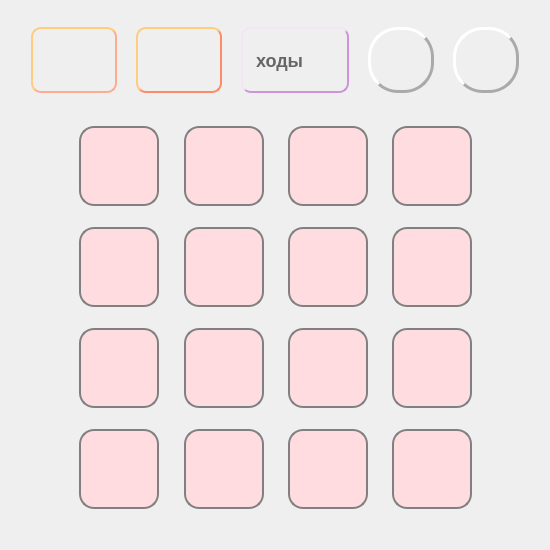
<?xml version="1.0" encoding="UTF-8"?>
<ui version="4.0">
 <class>GameWindow</class>
 <widget class="QMainWindow" name="GameWindow">
  <property name="geometry">
   <rect>
    <x>0</x>
    <y>0</y>
    <width>550</width>
    <height>550</height>
   </rect>
  </property>
  <property name="minimumSize">
   <size>
    <width>550</width>
    <height>550</height>
   </size>
  </property>
  <property name="windowTitle">
   <string>Memory game</string>
  </property>
  <property name="styleSheet">
   <string notr="true">background: qlineargradient(
    x1: 0, y1: 0, x2: 1, y2: 1,
    stop: 0 #FFB3BA,
    stop: 0.5 #FFDFBA, 
    stop: 1 #FFFFBA
);
</string>
  </property>
  <widget class="QWidget" name="centralwidget">
   <layout class="QVBoxLayout" name="verticalLayout">
    <property name="topMargin">
     <number>15</number>
    </property>
    <property name="bottomMargin">
     <number>15</number>
    </property>
    <item>
     <layout class="QHBoxLayout" name="horizontalLayout" stretch="0,0,0,0,0">
      <property name="spacing">
       <number>15</number>
      </property>
      <property name="leftMargin">
       <number>20</number>
      </property>
      <property name="topMargin">
       <number>10</number>
      </property>
      <property name="rightMargin">
       <number>20</number>
      </property>
      <property name="bottomMargin">
       <number>10</number>
      </property>
      <item>
       <widget class="QLabel" name="passed_lvl_label">
        <property name="sizePolicy">
         <sizepolicy hsizetype="Preferred" vsizetype="MinimumExpanding">
          <horstretch>0</horstretch>
          <verstretch>0</verstretch>
         </sizepolicy>
        </property>
        <property name="minimumSize">
         <size>
          <width>90</width>
          <height>70</height>
         </size>
        </property>
        <property name="maximumSize">
         <size>
          <width>70</width>
          <height>70</height>
         </size>
        </property>
        <property name="sizeIncrement">
         <size>
          <width>0</width>
          <height>0</height>
         </size>
        </property>
        <property name="styleSheet">
         <string notr="true">QLabel {
    border-radius: 10px;
    background: qradialgradient(
        cx: 0.5, cy: 0.5, radius: 0.8,
        fx: 0.3, fy: 0.3,
        stop: 0 #FFF9C4,      /* пастельный жёлтый */
        stop: 0.5 #FFCCBC,    /* пастельный оранжевый */
        stop: 1 #FFCDD2       /* пастельный розовый */
    );
    border: 2px solid #FFAB91;
    border-top-color: #FFCC80;
    border-left-color: #FFCC80;
    font-size: 18px;
    font-weight: bold;
    color: #666;
    padding: 8px;
    margin: 2px;
    qproperty-alignment: AlignCenter;
}</string>
        </property>
        <property name="text">
         <string/>
        </property>
       </widget>
      </item>
      <item>
       <widget class="QLabel" name="record_label">
        <property name="sizePolicy">
         <sizepolicy hsizetype="MinimumExpanding" vsizetype="Preferred">
          <horstretch>0</horstretch>
          <verstretch>0</verstretch>
         </sizepolicy>
        </property>
        <property name="minimumSize">
         <size>
          <width>90</width>
          <height>70</height>
         </size>
        </property>
        <property name="maximumSize">
         <size>
          <width>90</width>
          <height>70</height>
         </size>
        </property>
        <property name="styleSheet">
         <string notr="true">QLabel {
    border-radius: 10px;
    background: qradialgradient(
        cx: 0.5, cy: 0.5, radius: 0.8,
        fx: 0.3, fy: 0.3,
        stop: 0 #FFEE58,      /* жёлтый по краям */
        stop: 0.5 #FFA726,    /* оранжевый в середине */
        stop: 1 #FF6B6B       /* красный по краям */
    );
    border: 2px solid #FF8A65;
    border-top-color: #FFCC80;
    border-left-color: #FFCC80;
    font-size: 18px;
    font-weight: bold;
    color: #333;
    padding: 8px;
    margin: 2px;
    qproperty-alignment: AlignCenter;
}</string>
        </property>
        <property name="text">
         <string/>
        </property>
       </widget>
      </item>
      <item>
       <widget class="QLabel" name="moves_label">
        <property name="sizePolicy">
         <sizepolicy hsizetype="Expanding" vsizetype="MinimumExpanding">
          <horstretch>0</horstretch>
          <verstretch>0</verstretch>
         </sizepolicy>
        </property>
        <property name="minimumSize">
         <size>
          <width>70</width>
          <height>70</height>
         </size>
        </property>
        <property name="maximumSize">
         <size>
          <width>16777215</width>
          <height>70</height>
         </size>
        </property>
        <property name="styleSheet">
         <string notr="true">QLabel {
    border-radius: 10px;
    background: qradialgradient(
        cx: 0.5, cy: 0.5, radius: 0.8,
        fx: 0.3, fy: 0.3,
        stop: 0 #E1BEE7,      /* фиолетовый по краям */
        stop: 0.5 #F8BBD0,    /* розовый в середине */
        stop: 1 #E1BEE7       /* фиолетовый по краям */
    );
    border: 2px solid #CE93D8;
    border-top-color: #F3E5F5;
    border-left-color: #F3E5F5;
    font-size: 18px;
    font-weight: bold;
    color: #666;
    padding: 8px;
    margin: 2px;
    qproperty-alignment: AlignCenter;
}</string>
        </property>
        <property name="text">
         <string>ходы</string>
        </property>
        <property name="alignment">
         <set>Qt::AlignLeading|Qt::AlignLeft|Qt::AlignVCenter</set>
        </property>
       </widget>
      </item>
      <item>
       <widget class="QPushButton" name="reboot">
        <property name="sizePolicy">
         <sizepolicy hsizetype="Expanding" vsizetype="Expanding">
          <horstretch>0</horstretch>
          <verstretch>0</verstretch>
         </sizepolicy>
        </property>
        <property name="minimumSize">
         <size>
          <width>70</width>
          <height>70</height>
         </size>
        </property>
        <property name="maximumSize">
         <size>
          <width>70</width>
          <height>70</height>
         </size>
        </property>
        <property name="sizeIncrement">
         <size>
          <width>1</width>
          <height>1</height>
         </size>
        </property>
        <property name="styleSheet">
         <string notr="true">QPushButton {
    border-radius: 30px;
    min-width: 60px;
    min-height: 60px;
    max-width: 60px;
    max-height: 60px;
    background: qradialgradient(
        cx: 0.5, cy: 0.5, radius: 0.8,
        fx: 0.3, fy: 0.3,
        stop: 0 #B3FFBA,
        stop: 0.5 #BAE1FF,
        stop: 1 #D7BAFF
    );
    border: 3px solid #AAA;
    border-top-color: #FFF;
    border-left-color: #FFF;
    font-size: 28px;
    font-weight: bold;
    color: #555;
    padding: 0px;
    margin: 2px;
}

QPushButton:hover {
    background: qradialgradient(
        cx: 0.5, cy: 0.5, radius: 0.8,
        fx: 0.4, fy: 0.4,
        stop: 0 #C3FFCA,
        stop: 0.5 #CAF1FF,
        stop: 1 #E7CAFF
    );
    border: 3px solid #888;
    border-top-color: #FFF;
    border-left-color: #FFF;
    margin: 0px;
}

QPushButton:pressed {
    background: qradialgradient(
        cx: 0.5, cy: 0.5, radius: 0.8,
        fx: 0.6, fy: 0.6,
        stop: 0 #A3FFAA,
        stop: 0.5 #AAF1FF,
        stop: 1 #C7AAFF
    );
    border: 3px solid #666;
    padding: 2px 0px 0px 2px;
}</string>
        </property>
        <property name="text">
         <string/>
        </property>
        <property name="icon">
         <iconset>
          <normaloff>../../resources/img/other/restarts.png</normaloff>../../resources/img/other/restarts.png</iconset>
        </property>
        <property name="iconSize">
         <size>
          <width>35</width>
          <height>35</height>
         </size>
        </property>
       </widget>
      </item>
      <item>
       <widget class="QPushButton" name="menu">
        <property name="sizePolicy">
         <sizepolicy hsizetype="Expanding" vsizetype="Expanding">
          <horstretch>0</horstretch>
          <verstretch>0</verstretch>
         </sizepolicy>
        </property>
        <property name="minimumSize">
         <size>
          <width>70</width>
          <height>70</height>
         </size>
        </property>
        <property name="maximumSize">
         <size>
          <width>70</width>
          <height>70</height>
         </size>
        </property>
        <property name="sizeIncrement">
         <size>
          <width>1</width>
          <height>1</height>
         </size>
        </property>
        <property name="styleSheet">
         <string notr="true">QPushButton {
    border-radius: 30px;
    min-width: 60px;
    min-height: 60px;
    max-width: 60px;
    max-height: 60px;
    background: qradialgradient(
        cx: 0.5, cy: 0.5, radius: 0.8,
        fx: 0.3, fy: 0.3,
        stop: 0 #B3FFBA,
        stop: 0.5 #BAE1FF,
        stop: 1 #D7BAFF
    );
    border: 3px solid #AAA;
    border-top-color: #FFF;
    border-left-color: #FFF;
    font-size: 28px;
    font-weight: bold;
    color: #555;
    padding: 0px;
    margin: 2px;
}

QPushButton:hover {
    background: qradialgradient(
        cx: 0.5, cy: 0.5, radius: 0.8,
        fx: 0.4, fy: 0.4,
        stop: 0 #C3FFCA,
        stop: 0.5 #CAF1FF,
        stop: 1 #E7CAFF
    );
    border: 3px solid #888;
    border-top-color: #FFF;
    border-left-color: #FFF;
    margin: 0px;
}

QPushButton:pressed {
    background: qradialgradient(
        cx: 0.5, cy: 0.5, radius: 0.8,
        fx: 0.6, fy: 0.6,
        stop: 0 #A3FFAA,
        stop: 0.5 #AAF1FF,
        stop: 1 #C7AAFF
    );
    border: 3px solid #666;
    padding: 2px 0px 0px 2px;
}</string>
        </property>
        <property name="text">
         <string/>
        </property>
        <property name="icon">
         <iconset>
          <normaloff>../../resources/img/other/icons8-настройки-420.svg</normaloff>../../resources/img/other/icons8-настройки-420.svg</iconset>
        </property>
        <property name="iconSize">
         <size>
          <width>40</width>
          <height>40</height>
         </size>
        </property>
       </widget>
      </item>
     </layout>
    </item>
    <item>
     <layout class="QGridLayout" name="gridLayout">
      <property name="leftMargin">
       <number>70</number>
      </property>
      <property name="topMargin">
       <number>15</number>
      </property>
      <property name="rightMargin">
       <number>70</number>
      </property>
      <property name="bottomMargin">
       <number>30</number>
      </property>
      <property name="spacing">
       <number>25</number>
      </property>
      <item row="2" column="0">
       <widget class="QPushButton" name="card_3_1">
        <property name="enabled">
         <bool>true</bool>
        </property>
        <property name="sizePolicy">
         <sizepolicy hsizetype="Expanding" vsizetype="Expanding">
          <horstretch>0</horstretch>
          <verstretch>0</verstretch>
         </sizepolicy>
        </property>
        <property name="minimumSize">
         <size>
          <width>80</width>
          <height>80</height>
         </size>
        </property>
        <property name="maximumSize">
         <size>
          <width>200</width>
          <height>200</height>
         </size>
        </property>
        <property name="styleSheet">
         <string notr="true">QPushButton {
    background-color: rgb(255, 220, 223);
    border-radius: 15px;
    border: 2px solid gray;
    background: qlineargradient(
        x1: 0, y1: 0, x2: 1, y2: 1,
        stop: 0 #B3FFBA, 
        stop: 0.5 #BAE1FF,
        stop: 1 #D7BAFF);
}</string>
        </property>
        <property name="text">
         <string/>
        </property>
        <property name="iconSize">
         <size>
          <width>80</width>
          <height>80</height>
         </size>
        </property>
       </widget>
      </item>
      <item row="3" column="1">
       <widget class="QPushButton" name="card_4_2">
        <property name="enabled">
         <bool>true</bool>
        </property>
        <property name="sizePolicy">
         <sizepolicy hsizetype="Expanding" vsizetype="Expanding">
          <horstretch>0</horstretch>
          <verstretch>0</verstretch>
         </sizepolicy>
        </property>
        <property name="minimumSize">
         <size>
          <width>80</width>
          <height>80</height>
         </size>
        </property>
        <property name="maximumSize">
         <size>
          <width>200</width>
          <height>200</height>
         </size>
        </property>
        <property name="styleSheet">
         <string notr="true">QPushButton {
    background-color: rgb(255, 220, 223);
    border-radius: 15px;
    border: 2px solid gray;
    background: qlineargradient(
        x1: 0, y1: 0, x2: 1, y2: 1,
        stop: 0 #B3FFBA, 
        stop: 0.5 #BAE1FF,
        stop: 1 #D7BAFF);
}</string>
        </property>
        <property name="text">
         <string/>
        </property>
        <property name="iconSize">
         <size>
          <width>80</width>
          <height>80</height>
         </size>
        </property>
       </widget>
      </item>
      <item row="1" column="3">
       <widget class="QPushButton" name="card_2_4">
        <property name="enabled">
         <bool>true</bool>
        </property>
        <property name="sizePolicy">
         <sizepolicy hsizetype="Expanding" vsizetype="Expanding">
          <horstretch>0</horstretch>
          <verstretch>0</verstretch>
         </sizepolicy>
        </property>
        <property name="minimumSize">
         <size>
          <width>80</width>
          <height>80</height>
         </size>
        </property>
        <property name="maximumSize">
         <size>
          <width>200</width>
          <height>200</height>
         </size>
        </property>
        <property name="styleSheet">
         <string notr="true">QPushButton {
    background-color: rgb(255, 220, 223);
    border-radius: 15px;
    border: 2px solid gray;
    background: qlineargradient(
        x1: 0, y1: 0, x2: 1, y2: 1,
        stop: 0 #B3FFBA, 
        stop: 0.5 #BAE1FF,
        stop: 1 #D7BAFF);
}</string>
        </property>
        <property name="text">
         <string/>
        </property>
        <property name="iconSize">
         <size>
          <width>80</width>
          <height>80</height>
         </size>
        </property>
       </widget>
      </item>
      <item row="0" column="2">
       <widget class="QPushButton" name="card_1_3">
        <property name="enabled">
         <bool>true</bool>
        </property>
        <property name="sizePolicy">
         <sizepolicy hsizetype="Expanding" vsizetype="Expanding">
          <horstretch>0</horstretch>
          <verstretch>0</verstretch>
         </sizepolicy>
        </property>
        <property name="minimumSize">
         <size>
          <width>80</width>
          <height>80</height>
         </size>
        </property>
        <property name="maximumSize">
         <size>
          <width>200</width>
          <height>200</height>
         </size>
        </property>
        <property name="sizeIncrement">
         <size>
          <width>10</width>
          <height>10</height>
         </size>
        </property>
        <property name="styleSheet">
         <string notr="true">QPushButton {
    background-color: rgb(255, 220, 223);
    border-radius: 15px;
    border: 2px solid gray;
    background: qlineargradient(
        x1: 0, y1: 0, x2: 1, y2: 1,
        stop: 0 #B3FFBA, 
        stop: 0.5 #BAE1FF,
        stop: 1 #D7BAFF);
}</string>
        </property>
        <property name="text">
         <string/>
        </property>
        <property name="iconSize">
         <size>
          <width>80</width>
          <height>80</height>
         </size>
        </property>
       </widget>
      </item>
      <item row="2" column="3">
       <widget class="QPushButton" name="card_3_4">
        <property name="enabled">
         <bool>true</bool>
        </property>
        <property name="sizePolicy">
         <sizepolicy hsizetype="Expanding" vsizetype="Expanding">
          <horstretch>0</horstretch>
          <verstretch>0</verstretch>
         </sizepolicy>
        </property>
        <property name="minimumSize">
         <size>
          <width>80</width>
          <height>80</height>
         </size>
        </property>
        <property name="maximumSize">
         <size>
          <width>200</width>
          <height>200</height>
         </size>
        </property>
        <property name="styleSheet">
         <string notr="true">QPushButton {
    background-color: rgb(255, 220, 223);
    border-radius: 15px;
    border: 2px solid gray;
    background: qlineargradient(
        x1: 0, y1: 0, x2: 1, y2: 1,
        stop: 0 #B3FFBA, 
        stop: 0.5 #BAE1FF,
        stop: 1 #D7BAFF);
}</string>
        </property>
        <property name="text">
         <string/>
        </property>
        <property name="iconSize">
         <size>
          <width>80</width>
          <height>80</height>
         </size>
        </property>
       </widget>
      </item>
      <item row="1" column="1">
       <widget class="QPushButton" name="card_2_2">
        <property name="enabled">
         <bool>true</bool>
        </property>
        <property name="sizePolicy">
         <sizepolicy hsizetype="Expanding" vsizetype="Expanding">
          <horstretch>0</horstretch>
          <verstretch>0</verstretch>
         </sizepolicy>
        </property>
        <property name="minimumSize">
         <size>
          <width>80</width>
          <height>80</height>
         </size>
        </property>
        <property name="maximumSize">
         <size>
          <width>200</width>
          <height>200</height>
         </size>
        </property>
        <property name="styleSheet">
         <string notr="true">QPushButton {
    background-color: rgb(255, 220, 223);
    border-radius: 15px;
    border: 2px solid gray;
    background: qlineargradient(
        x1: 0, y1: 0, x2: 1, y2: 1,
        stop: 0 #B3FFBA, 
        stop: 0.5 #BAE1FF,
        stop: 1 #D7BAFF);
}</string>
        </property>
        <property name="text">
         <string/>
        </property>
        <property name="iconSize">
         <size>
          <width>80</width>
          <height>80</height>
         </size>
        </property>
       </widget>
      </item>
      <item row="2" column="1">
       <widget class="QPushButton" name="card_3_2">
        <property name="enabled">
         <bool>true</bool>
        </property>
        <property name="sizePolicy">
         <sizepolicy hsizetype="Expanding" vsizetype="Expanding">
          <horstretch>0</horstretch>
          <verstretch>0</verstretch>
         </sizepolicy>
        </property>
        <property name="minimumSize">
         <size>
          <width>80</width>
          <height>80</height>
         </size>
        </property>
        <property name="maximumSize">
         <size>
          <width>200</width>
          <height>200</height>
         </size>
        </property>
        <property name="styleSheet">
         <string notr="true">QPushButton {
    background-color: rgb(255, 220, 223);
    border-radius: 15px;
    border: 2px solid gray;
    background: qlineargradient(
        x1: 0, y1: 0, x2: 1, y2: 1,
        stop: 0 #B3FFBA, 
        stop: 0.5 #BAE1FF,
        stop: 1 #D7BAFF);
}</string>
        </property>
        <property name="text">
         <string/>
        </property>
        <property name="iconSize">
         <size>
          <width>80</width>
          <height>80</height>
         </size>
        </property>
       </widget>
      </item>
      <item row="0" column="0">
       <widget class="QPushButton" name="card_1_1">
        <property name="enabled">
         <bool>true</bool>
        </property>
        <property name="sizePolicy">
         <sizepolicy hsizetype="Expanding" vsizetype="Expanding">
          <horstretch>0</horstretch>
          <verstretch>0</verstretch>
         </sizepolicy>
        </property>
        <property name="minimumSize">
         <size>
          <width>80</width>
          <height>80</height>
         </size>
        </property>
        <property name="maximumSize">
         <size>
          <width>200</width>
          <height>200</height>
         </size>
        </property>
        <property name="styleSheet">
         <string notr="true">QPushButton {
    background-color: rgb(255, 220, 223);
    border-radius: 15px;
    border: 2px solid gray;
    background: qlineargradient(
        x1: 0, y1: 0, x2: 1, y2: 1,
        stop: 0 #B3FFBA, 
        stop: 0.5 #BAE1FF,
        stop: 1 #D7BAFF);
}
</string>
        </property>
        <property name="text">
         <string/>
        </property>
        <property name="iconSize">
         <size>
          <width>80</width>
          <height>80</height>
         </size>
        </property>
       </widget>
      </item>
      <item row="3" column="3">
       <widget class="QPushButton" name="card_4_4">
        <property name="enabled">
         <bool>true</bool>
        </property>
        <property name="sizePolicy">
         <sizepolicy hsizetype="Expanding" vsizetype="Expanding">
          <horstretch>0</horstretch>
          <verstretch>0</verstretch>
         </sizepolicy>
        </property>
        <property name="minimumSize">
         <size>
          <width>80</width>
          <height>80</height>
         </size>
        </property>
        <property name="maximumSize">
         <size>
          <width>200</width>
          <height>200</height>
         </size>
        </property>
        <property name="styleSheet">
         <string notr="true">QPushButton {
    background-color: rgb(255, 220, 223);
    border-radius: 15px;
    border: 2px solid gray;
    background: qlineargradient(
        x1: 0, y1: 0, x2: 1, y2: 1,
        stop: 0 #B3FFBA, 
        stop: 0.5 #BAE1FF,
        stop: 1 #D7BAFF);
}
</string>
        </property>
        <property name="text">
         <string/>
        </property>
        <property name="iconSize">
         <size>
          <width>80</width>
          <height>80</height>
         </size>
        </property>
       </widget>
      </item>
      <item row="1" column="2">
       <widget class="QPushButton" name="card_2_3">
        <property name="enabled">
         <bool>true</bool>
        </property>
        <property name="sizePolicy">
         <sizepolicy hsizetype="Expanding" vsizetype="Expanding">
          <horstretch>0</horstretch>
          <verstretch>0</verstretch>
         </sizepolicy>
        </property>
        <property name="minimumSize">
         <size>
          <width>80</width>
          <height>80</height>
         </size>
        </property>
        <property name="maximumSize">
         <size>
          <width>200</width>
          <height>200</height>
         </size>
        </property>
        <property name="styleSheet">
         <string notr="true">QPushButton {
    background-color: rgb(255, 220, 223);
    border-radius: 15px;
    border: 2px solid gray;
    background: qlineargradient(
        x1: 0, y1: 0, x2: 1, y2: 1,
        stop: 0 #B3FFBA, 
        stop: 0.5 #BAE1FF,
        stop: 1 #D7BAFF);
}</string>
        </property>
        <property name="text">
         <string/>
        </property>
        <property name="iconSize">
         <size>
          <width>80</width>
          <height>80</height>
         </size>
        </property>
       </widget>
      </item>
      <item row="1" column="0">
       <widget class="QPushButton" name="card_2_1">
        <property name="enabled">
         <bool>true</bool>
        </property>
        <property name="sizePolicy">
         <sizepolicy hsizetype="Expanding" vsizetype="Expanding">
          <horstretch>0</horstretch>
          <verstretch>0</verstretch>
         </sizepolicy>
        </property>
        <property name="minimumSize">
         <size>
          <width>80</width>
          <height>80</height>
         </size>
        </property>
        <property name="maximumSize">
         <size>
          <width>200</width>
          <height>200</height>
         </size>
        </property>
        <property name="styleSheet">
         <string notr="true">QPushButton {
    background-color: rgb(255, 220, 223);
    border-radius: 15px;
    border: 2px solid gray;
    background: qlineargradient(
        x1: 0, y1: 0, x2: 1, y2: 1,
        stop: 0 #B3FFBA, 
        stop: 0.5 #BAE1FF,
        stop: 1 #D7BAFF);
}</string>
        </property>
        <property name="text">
         <string/>
        </property>
        <property name="iconSize">
         <size>
          <width>80</width>
          <height>80</height>
         </size>
        </property>
       </widget>
      </item>
      <item row="0" column="3">
       <widget class="QPushButton" name="card_1_4">
        <property name="enabled">
         <bool>true</bool>
        </property>
        <property name="sizePolicy">
         <sizepolicy hsizetype="Expanding" vsizetype="Expanding">
          <horstretch>0</horstretch>
          <verstretch>0</verstretch>
         </sizepolicy>
        </property>
        <property name="minimumSize">
         <size>
          <width>80</width>
          <height>80</height>
         </size>
        </property>
        <property name="maximumSize">
         <size>
          <width>200</width>
          <height>200</height>
         </size>
        </property>
        <property name="styleSheet">
         <string notr="true">QPushButton {
    background-color: rgb(255, 220, 223);
    border-radius: 15px;
    border: 2px solid gray;
    background: qlineargradient(
        x1: 0, y1: 0, x2: 1, y2: 1,
        stop: 0 #B3FFBA, 
        stop: 0.5 #BAE1FF,
        stop: 1 #D7BAFF);
}</string>
        </property>
        <property name="text">
         <string/>
        </property>
        <property name="iconSize">
         <size>
          <width>80</width>
          <height>80</height>
         </size>
        </property>
       </widget>
      </item>
      <item row="0" column="1">
       <widget class="QPushButton" name="card_1_2">
        <property name="enabled">
         <bool>true</bool>
        </property>
        <property name="sizePolicy">
         <sizepolicy hsizetype="Expanding" vsizetype="Expanding">
          <horstretch>0</horstretch>
          <verstretch>0</verstretch>
         </sizepolicy>
        </property>
        <property name="minimumSize">
         <size>
          <width>80</width>
          <height>80</height>
         </size>
        </property>
        <property name="maximumSize">
         <size>
          <width>200</width>
          <height>200</height>
         </size>
        </property>
        <property name="sizeIncrement">
         <size>
          <width>10</width>
          <height>10</height>
         </size>
        </property>
        <property name="baseSize">
         <size>
          <width>100</width>
          <height>100</height>
         </size>
        </property>
        <property name="styleSheet">
         <string notr="true">QPushButton {
    background-color: rgb(255, 220, 223);
    border-radius: 15px;
    border: 2px solid gray;
    background: qlineargradient(
        x1: 0, y1: 0, x2: 1, y2: 1,
        stop: 0 #B3FFBA, 
        stop: 0.5 #BAE1FF,
        stop: 1 #D7BAFF);
}
</string>
        </property>
        <property name="text">
         <string/>
        </property>
        <property name="iconSize">
         <size>
          <width>80</width>
          <height>80</height>
         </size>
        </property>
       </widget>
      </item>
      <item row="2" column="2">
       <widget class="QPushButton" name="card_3_3">
        <property name="enabled">
         <bool>true</bool>
        </property>
        <property name="sizePolicy">
         <sizepolicy hsizetype="Expanding" vsizetype="Expanding">
          <horstretch>0</horstretch>
          <verstretch>0</verstretch>
         </sizepolicy>
        </property>
        <property name="minimumSize">
         <size>
          <width>80</width>
          <height>80</height>
         </size>
        </property>
        <property name="maximumSize">
         <size>
          <width>200</width>
          <height>200</height>
         </size>
        </property>
        <property name="styleSheet">
         <string notr="true">QPushButton {
    background-color: rgb(255, 220, 223);
    border-radius: 15px;
    border: 2px solid gray;
    background: qlineargradient(
        x1: 0, y1: 0, x2: 1, y2: 1,
        stop: 0 #B3FFBA, 
        stop: 0.5 #BAE1FF,
        stop: 1 #D7BAFF);
}
</string>
        </property>
        <property name="text">
         <string/>
        </property>
        <property name="iconSize">
         <size>
          <width>80</width>
          <height>80</height>
         </size>
        </property>
       </widget>
      </item>
      <item row="3" column="2">
       <widget class="QPushButton" name="card_4_3">
        <property name="enabled">
         <bool>true</bool>
        </property>
        <property name="sizePolicy">
         <sizepolicy hsizetype="Expanding" vsizetype="Expanding">
          <horstretch>0</horstretch>
          <verstretch>0</verstretch>
         </sizepolicy>
        </property>
        <property name="minimumSize">
         <size>
          <width>80</width>
          <height>80</height>
         </size>
        </property>
        <property name="maximumSize">
         <size>
          <width>200</width>
          <height>200</height>
         </size>
        </property>
        <property name="styleSheet">
         <string notr="true">QPushButton {
    background-color: rgb(255, 220, 223);
    border-radius: 15px;
    border: 2px solid gray;
    background: qlineargradient(
        x1: 0, y1: 0, x2: 1, y2: 1,
        stop: 0 #B3FFBA, 
        stop: 0.5 #BAE1FF,
        stop: 1 #D7BAFF);
}</string>
        </property>
        <property name="text">
         <string/>
        </property>
        <property name="iconSize">
         <size>
          <width>80</width>
          <height>80</height>
         </size>
        </property>
       </widget>
      </item>
      <item row="3" column="0">
       <widget class="QPushButton" name="card_4_1">
        <property name="enabled">
         <bool>true</bool>
        </property>
        <property name="sizePolicy">
         <sizepolicy hsizetype="Expanding" vsizetype="Expanding">
          <horstretch>0</horstretch>
          <verstretch>0</verstretch>
         </sizepolicy>
        </property>
        <property name="minimumSize">
         <size>
          <width>80</width>
          <height>80</height>
         </size>
        </property>
        <property name="maximumSize">
         <size>
          <width>200</width>
          <height>200</height>
         </size>
        </property>
        <property name="styleSheet">
         <string notr="true">QPushButton {
    background-color: rgb(255, 220, 223);
    border-radius: 15px;
    border: 2px solid gray;
    background: qlineargradient(
        x1: 0, y1: 0, x2: 1, y2: 1,
        stop: 0 #B3FFBA, 
        stop: 0.5 #BAE1FF,
        stop: 1 #D7BAFF);
}</string>
        </property>
        <property name="text">
         <string/>
        </property>
        <property name="iconSize">
         <size>
          <width>80</width>
          <height>80</height>
         </size>
        </property>
       </widget>
      </item>
     </layout>
    </item>
   </layout>
  </widget>
 </widget>
 <resources/>
 <connections/>
</ui>
